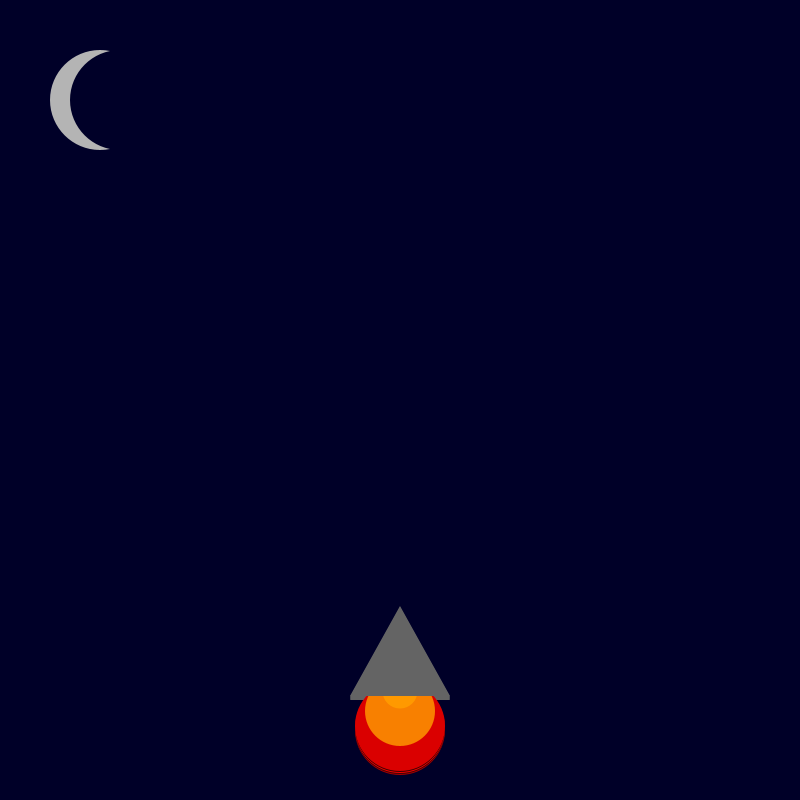
Frame 1 (no input)
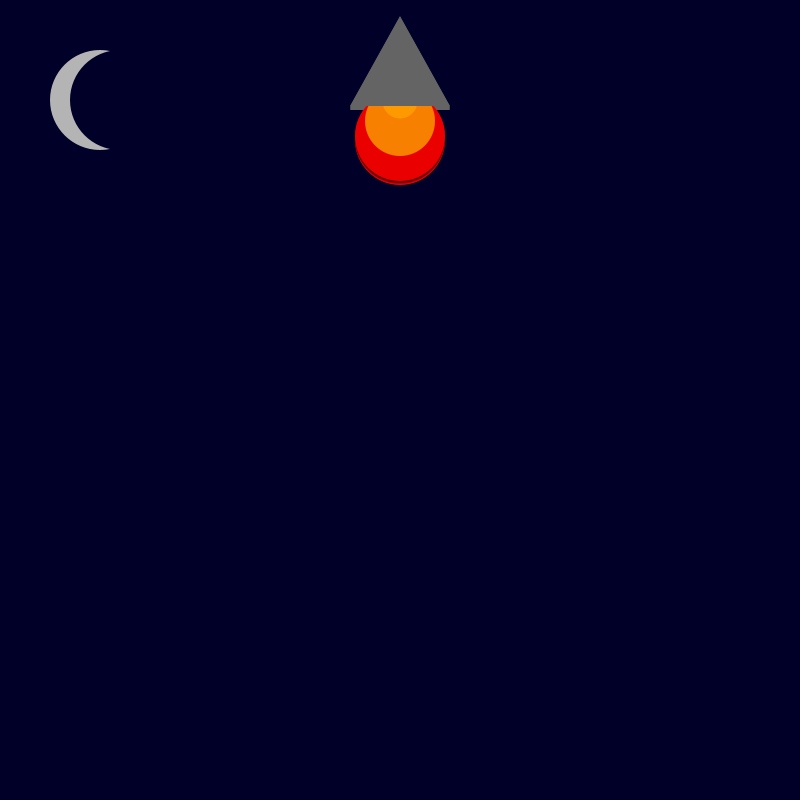
Frame 60 (the mouse pressed at the canvas centre just before this capture)
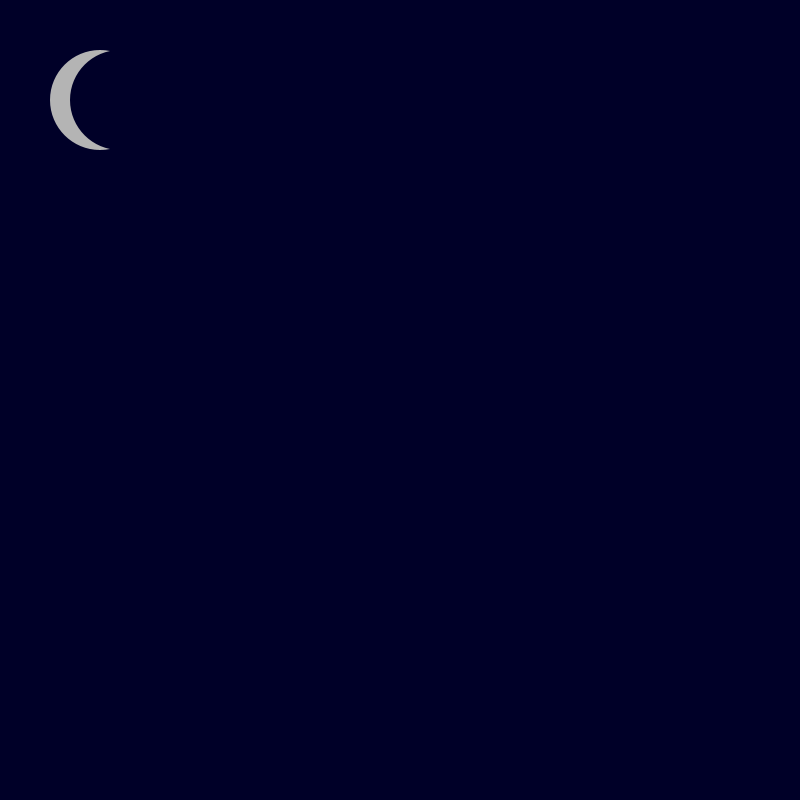
Frame 120 (the mouse held since frame 60 and released just before this capture)

The Processing sketch that drew these frames (run headless with seeded random() and noise(); from frame 60 on, the mouse is pressed at the canvas centre):

// Processing sketch: rocket_ship
// ── rocket_ship.pde
int x = 400; 
int y = 600; 

void setup() {
    size(800, 800);
    noStroke();
}

void draw() {
    background(0, 0, 40); 
    fill(random(255), 0, 0);
    ellipse(x, y + 130, 90, 90);
    fill(248, 128, 0);
    ellipse(x, y + 115, 70, 70);
    fill(255, 153, 0);
    ellipse(x, y + 95, 35, 35);
    fill(100, 100, 100);
    triangle(x, y + 10, x + 50, y + 100, x - 50, y + 100);
    y -= 1;
    fill(random(255), 0, 0);
    ellipse(x, y + 130, 90, 90);
    fill(248, 128, 0);
    ellipse(x, y + 115, 70, 70);
    fill(255, 153, 0);
    ellipse(x, y + 95, 35, 35);
    fill(100, 100, 100);
    triangle(x, y + 10, x + 50, y + 100, x - 50, y + 100);
    y -= 1;
    fill(random(255), 0, 0);
    ellipse(x, y + 130, 90, 90);
    fill(248, 128, 0);
    ellipse(x, y + 115, 70, 70);
    fill(255, 153, 0);
    ellipse(x, y + 95, 35, 35);
    fill(100, 100, 100);
    triangle(x, y + 10, x + 50, y + 100, x - 50, y + 100);
    y -= 1;
    fill(random(255), 0, 0);
    ellipse(x, y + 130, 90, 90);
    fill(248, 128, 0);
    ellipse(x, y + 115, 70, 70);
    fill(255, 153, 0);
    ellipse(x, y + 95, 35, 35);
    fill(100, 100, 100);
    triangle(x, y + 10, x + 50, y + 100, x - 50, y + 100);
    y -= 1;
    fill(random(255), 0, 0);
    ellipse(x, y + 130, 90, 90);
    fill(248, 128, 0);
    ellipse(x, y + 115, 70, 70);
    fill(255, 153, 0);
    ellipse(x, y + 95, 35, 35);
    fill(100, 100, 100);
    triangle(x, y + 10, x + 50, y + 100, x - 50, y + 100);
    y -= 6;
    fill(180, 180, 180);
    ellipse(100, 100, 100, 100);
    fill(0, 0, 40);
    ellipse(120, 100, 100, 100);
}
